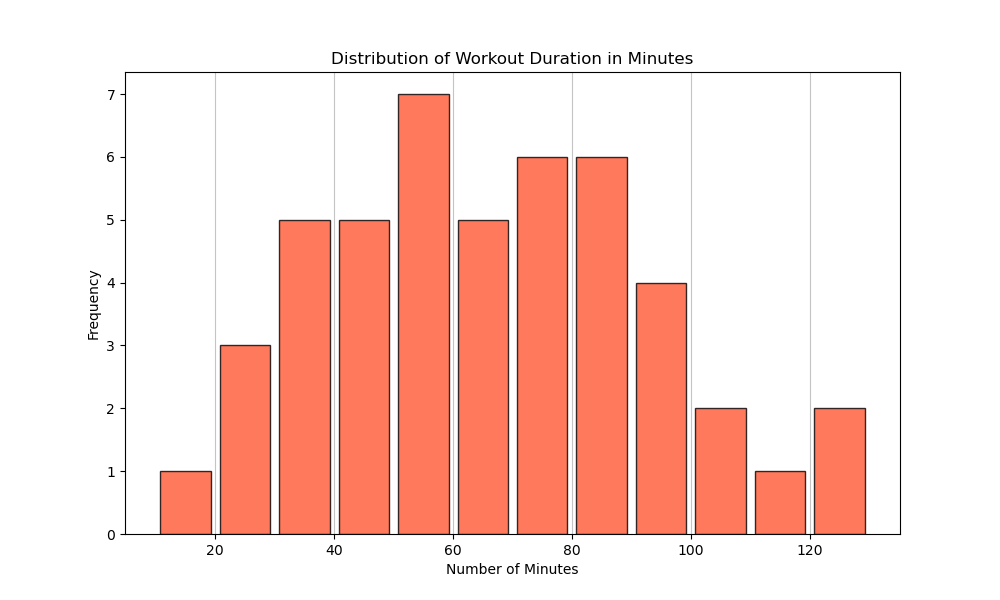

Python code for this plot:
import matplotlib.pyplot as plt

data_points = [
    30, 45, 25, 60, 70, 55, 35, 85, 95, 40,
    50, 65, 75, 85, 90, 100, 110, 20, 10, 80,
    35, 50, 65, 85, 105, 120, 130, 30, 45, 55,
    70, 40, 25, 65, 75, 85, 55, 35, 50, 95,
    70, 80, 55, 45, 60, 75, 90
]

plt.figure(figsize=(10, 6))
plt.hist(
    data_points,
    bins=12,
    orientation='vertical',
    color='#ff5733',
    edgecolor='#000000',
    alpha=0.8,
    rwidth=0.85
)

plt.title('Distribution of Workout Duration in Minutes')
plt.xlabel('Number of Minutes')
plt.ylabel('Frequency')
plt.grid(axis='x', alpha=0.75)

plt.show()
